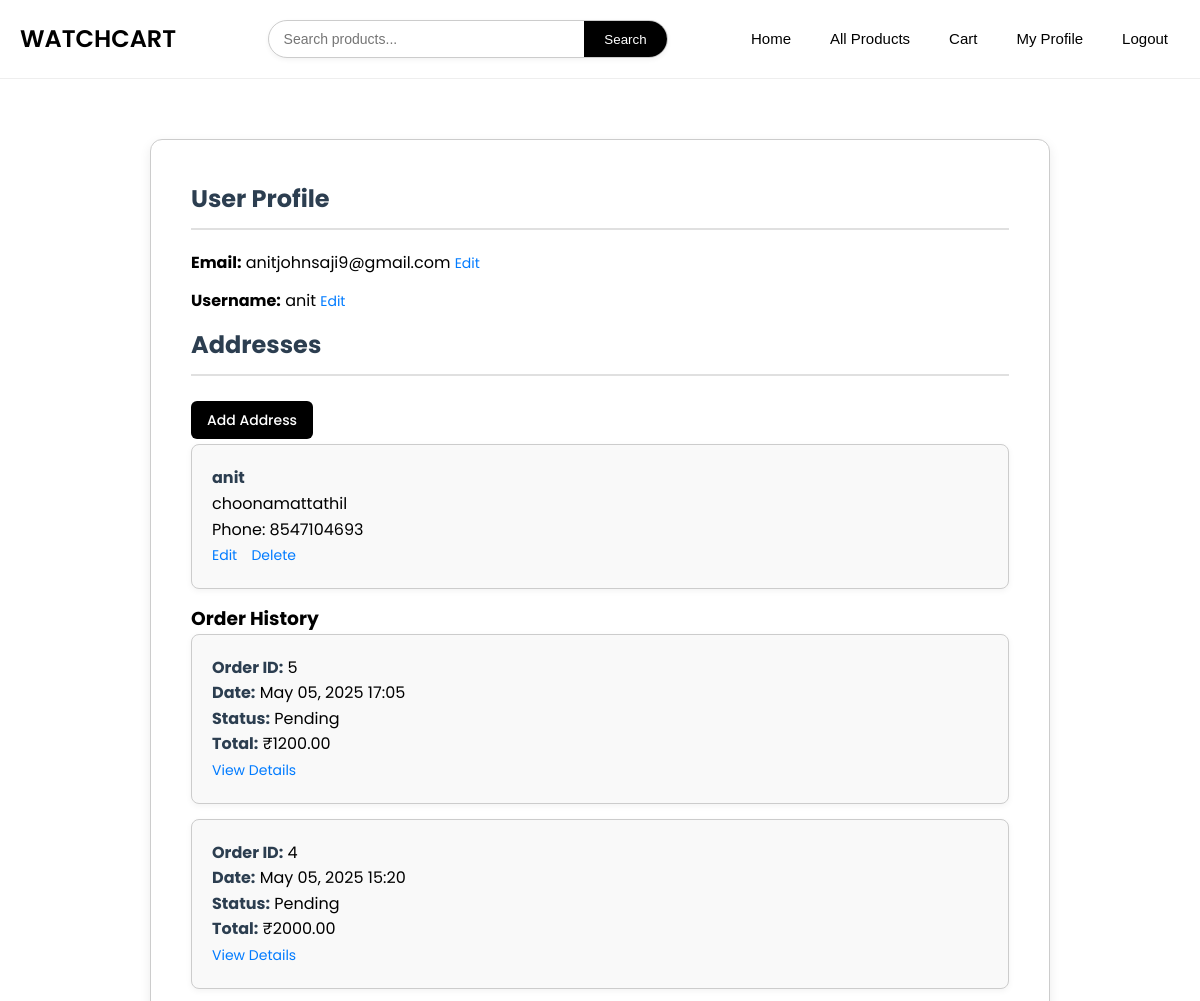
The page /profile/ (signed in, upper part) on the database as committed earlier.
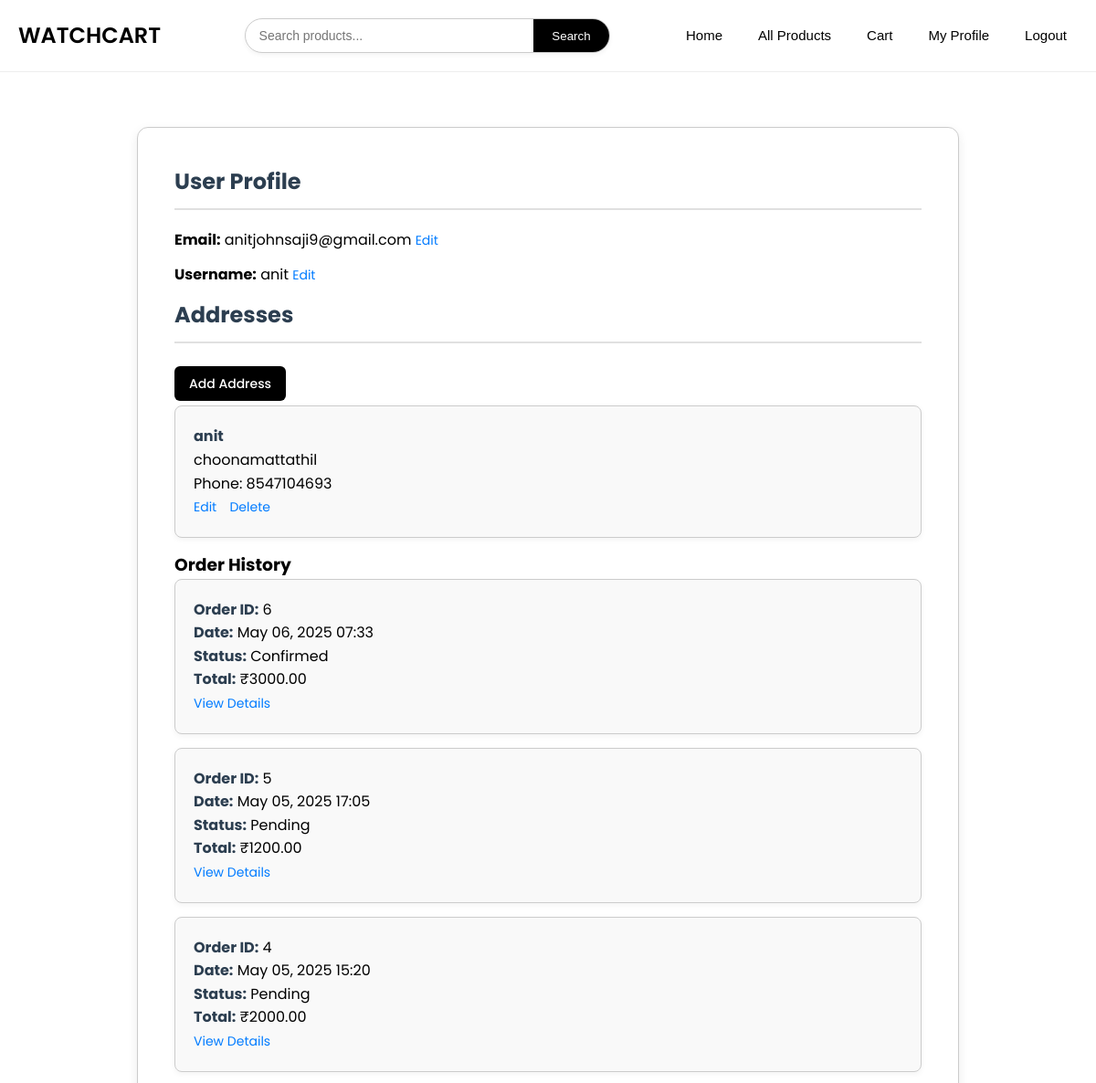
The same page on the database as committed later.
### eapp/models.py (models this page shows, shortened)
class Address(models.Model):
    user = models.ForeignKey(User, on_delete=models.CASCADE)
    name = models.CharField(max_length=225)
    address = models.TextField()
    phone = models.CharField(max_length=12)
    is_default = models.BooleanField(default=False)

class Order(models.Model):
    PAYMENT_METHODS = [
        ('online', 'Online Payment'),
        ('cod', 'Cash on Delivery'),
    ]
    STATUS_CHOICES = [
        ('Pending', 'Pending'),
        ('Confirmed', 'Confirmed'),
    ]
    user = models.ForeignKey(User, on_delete=models.CASCADE)
    name = models.CharField(max_length=255, blank=True)
    phone = models.CharField(max_length=15, blank=True)
    shipping_address = models.TextField()
    payment_method = models.CharField(max_length=20, choices=PAYMENT_METHODS)
    total_price = models.DecimalField(max_digits=10, decimal_places=2)
    date_ordered = models.DateTimeField(auto_now_add=True)
    is_paid = models.BooleanField(default=False)
    status = models.CharField(max_length=20, choices=STATUS_CHOICES, default='Pending')  # ✅ New field

### eapp/views.py (the view)
# urls.py: path('profile/', views.profile_view, name='profile'),
@login_required
def profile_view(request):
    addresses = Address.objects.filter(user=request.user)
    orders = Order.objects.filter(user=request.user).order_by('-date_ordered')
    return render(request, 'profile.html', {
        'email': request.user.email,
        'addresses': addresses,
        'orders': orders
    })

### templates/profile.html (shortened to what this page needs)
{% load static %}
<!DOCTYPE html>
<html lang="en">
<head>
  <link rel="stylesheet" href="{% static 'css/profile.css' %}" />
</head>
<body>
  <nav class="navbar">
    <a class="navbar-brand" href="#">WATCHCART</a>
    <div class="nav-links">
      <a href="{% url 'index' %}"><button>Home</button></a>
      <a href="{% url 'product_list' %}"><button>All Products</button></a>
      <a href="{% url 'cart_view' %}"><button>Cart</button></a>
      <a href="{% url 'profile' %}"><button>My Profile</button></a>
      {% if user.is_authenticated %}
        <a href="{% url 'logout' %}"><button>Logout</button></a>
      {% else %}
        <a href="{% url 'userlogin' %}"><button>Login</button></a>
      {% endif %}
    </div>
    <div class="search">
      <form method="GET" action="{% url 'search_results' %}">
        <input type="text" name="q" placeholder="Search products..." required />
        <button type="submit">Search</button>
      </form>
    </div>
  </nav>
  <div class="container">
    <div class="profile-section">
      <h2>User Profile</h2>
      <p><strong>Email:</strong> {{ email }} <a href="{% url 'edit_email' %}">Edit</a></p>
      <p><strong>Username:</strong> {{ request.user.username }} <a href="{% url 'edit_username' %}">Edit</a></p>
    </div>
    <div class="address-section">
      <h3>Addresses</h3>
      <a class="custom-btn green" href="{% url 'add_address' %}">Add Address</a>
      {% if addresses %}
        <ul class="list-group">
          {% for addr in addresses %}
            <li class="list-group-item">
              <strong>{{ addr.name }}</strong><br />
              {{ addr.address }}<br />
              Phone: {{ addr.phone }}<br />
              <a href="{% url 'edit_address' addr.id %}">Edit</a>
              <a href="{% url 'delete_address' addr.id %}">Delete</a>
            </li>
          {% endfor %}
        </ul>
      {% else %}
        <p>No addresses saved yet.</p>
      {% endif %}
    </div>
    <div class="order-history-section">
      <h3>Order History</h3>
      {% if orders %}
        <ul class="list-group">
          {% for order in orders %}
            <li class="list-group-item">
              <strong>Order ID:</strong> {{ order.id }}<br />
              <strong>Date:</strong> {{ order.date_ordered|date:"M d, Y H:i" }}<br />
              <strong>Status:</strong> {{ order.status }}<br />
              <strong>Total:</strong> ₹{{ order.total_price }}<br />
              <a href="{% url 'order_detail' order.id %}">View Details</a>
            </li>
          {% endfor %}
        </ul>
      {% else %}
        <p>You have not placed any orders yet.</p>
      {% endif %}
    </div>
  </div>
</body>
</html>

Rows that differ between the two databases and show on the page:
added Order: id "6", date_ordered "May 06, 2025 07:33", status "Confirmed", total_price "3000.00"
